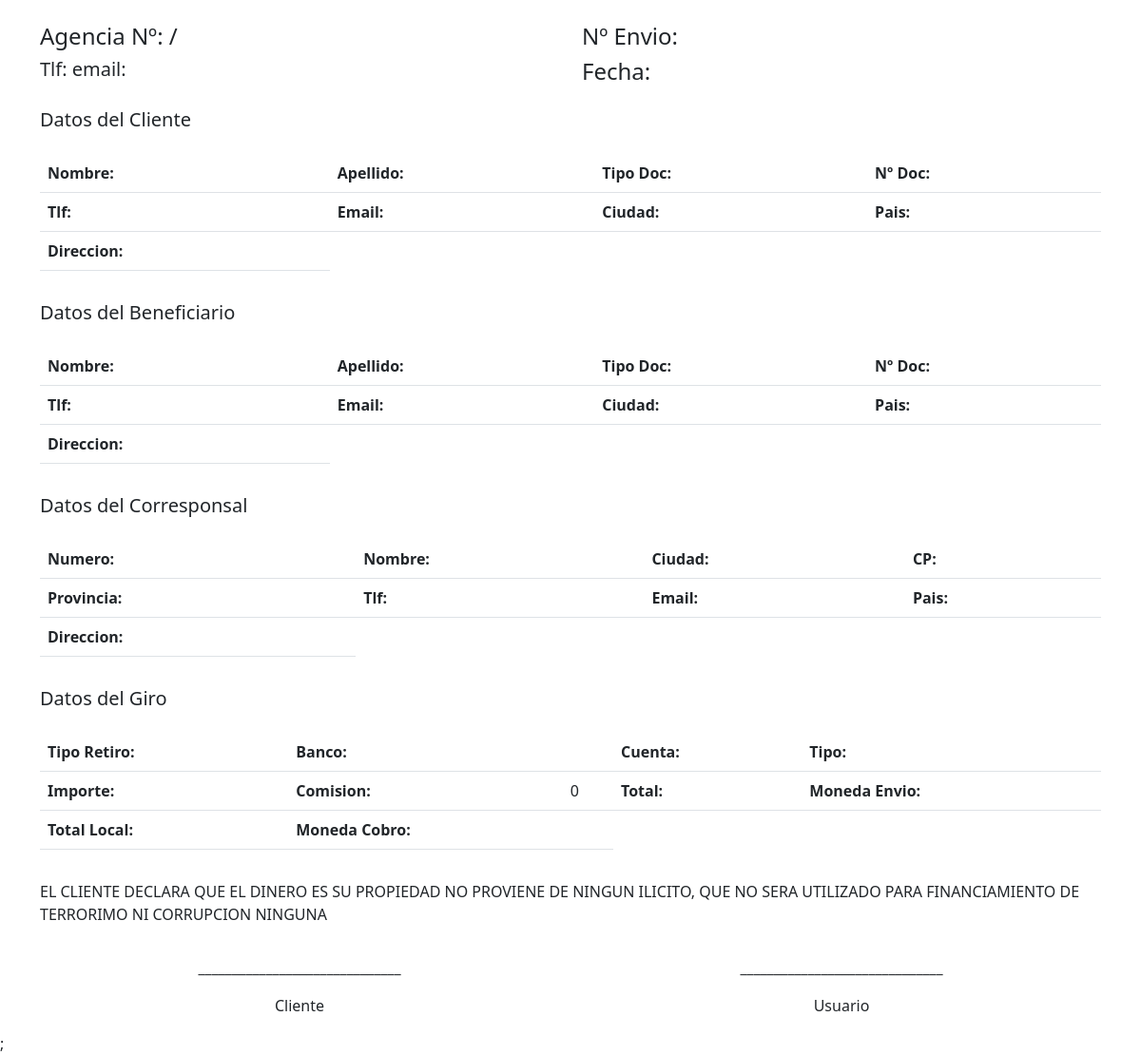
Page /facturax03.php on the earlier database version.
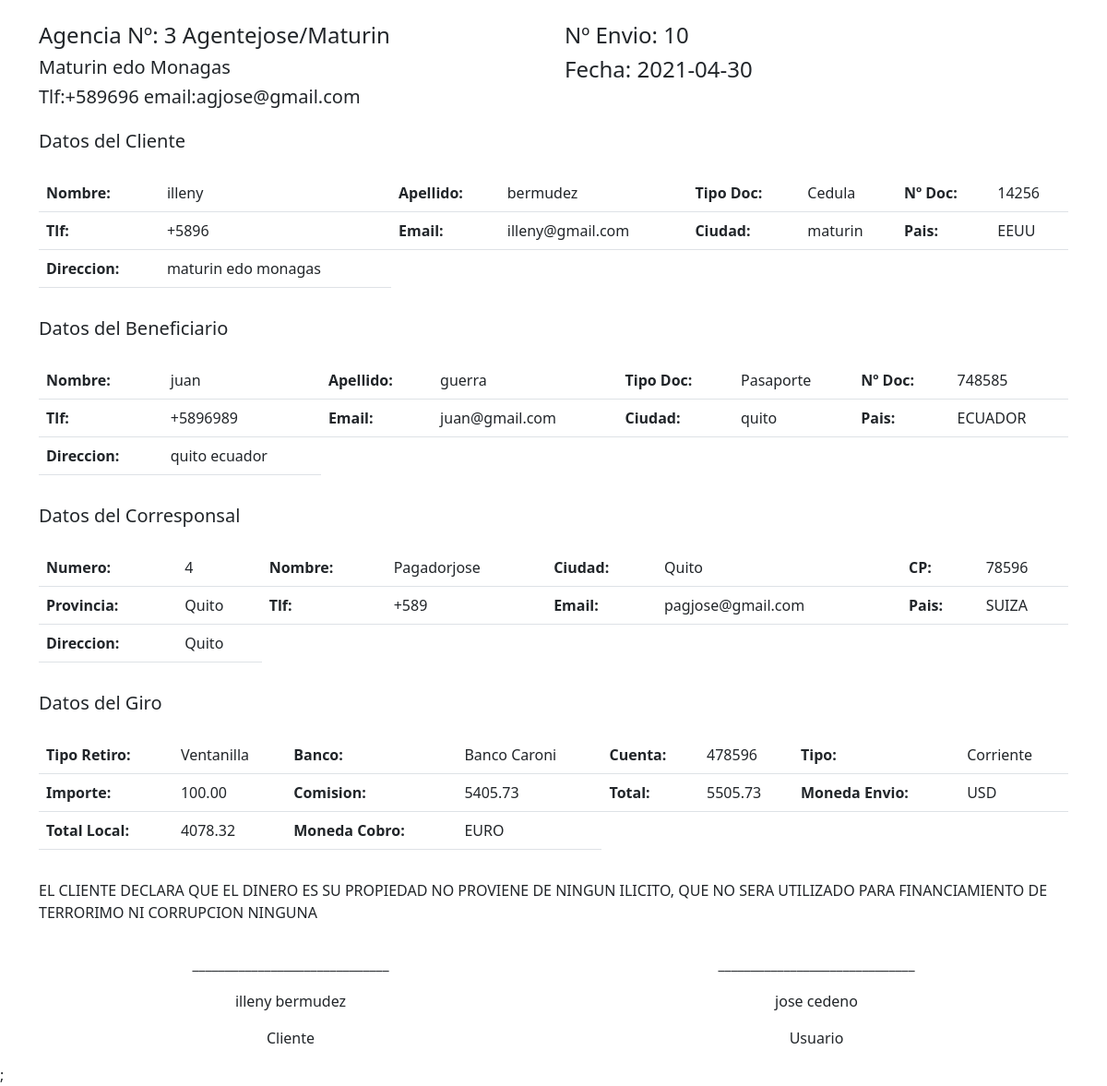
Same page on the later database version.
### tables this page shows
CREATE TABLE `pagador` (
  `idPagador` int(11) NOT NULL,
  `pagador` varchar(150) NOT NULL,
  `idPais` int(11) NOT NULL,
  `pa_provincia` varchar(150) NOT NULL,
  `pa_ciudad` varchar(150) NOT NULL,
  `pa_direccion` varchar(250) NOT NULL,
  `pa_tlf` varchar(50) NOT NULL,
  `pa_email` varchar(100) NOT NULL,
  `pa_cp` varchar(100) NOT NULL,
  `pa_Director` varchar(150) NOT NULL,
  `pa_tlfDirector` varchar(50) NOT NULL,
  `pa_emailDirector` varchar(100) NOT NULL,
  `pa_tlfEnvios` varchar(50) NOT NULL,
  `pa_emailEnvios` varchar(100) NOT NULL,
  `pa_GteContabilidad` varchar(150) NOT NULL,
  `pa_tlfContabilidad` varchar(50) NOT NULL,
  `pa_emailContabilidad` varchar(100) NOT NULL,
  `pa_horarios` varchar(250) NOT NULL,
  `pa_contrato` varchar(250) NOT NULL,
  `pa_inicioOperaciones` date NOT NULL,
  `pa_limite` int(11) NOT NULL,
  `pa_web` varchar(250) NOT NULL,
  `pa_conciliarCada` int(11) NOT NULL,
  `idMoneda` int(11) NOT NULL,
  `pa_comision` decimal(3,2) NOT NULL,
  `pa_fijo` decimal(10,2) NOT NULL,
  `idTipoComision` int(11) NOT NULL,
  `idTipoEmpresa` int(11) NOT NULL,
  `pa_tasa` decimal(20,2) NOT NULL,
  `pa_tipoCambio` decimal(20,2) NOT NULL,
  `pa_impuesto` decimal(20,2) NOT NULL,
  `idEstado` int(11) NOT NULL
);

CREATE TABLE `giro` (
  `idGiro` bigint(20) NOT NULL,
  `gi_fecha` date NOT NULL,
  `idUsuario` int(11) NOT NULL,
  `idCliente` int(11) NOT NULL,
  `idBeneficiario` int(11) NOT NULL,
  `idAgente` int(11) NOT NULL,
  `idPagador` int(11) NOT NULL,
  `idPais` int(11) NOT NULL,
  `gi_importe` decimal(65,2) NOT NULL,
  `gi_Total` decimal(65,2) NOT NULL,
  `gi_TotalLocal` decimal(65,2) NOT NULL,
  `idMonedaCobro` int(11) NOT NULL,
  `idMonedaPago` int(11) NOT NULL,
  `gi_tasa` decimal(65,2) NOT NULL,
  `gi_tipoCambio` decimal(65,2) NOT NULL,
  `gi_impuesto` decimal(10,2) NOT NULL,
  `idTipoRetiro` int(11) NOT NULL,
  `gi_Banco` varchar(200) NOT NULL,
  `gi_numCta` varchar(100) NOT NULL,
  `gi_TipoCuenta` varchar(50) NOT NULL,
  `idEstadoGiro` int(11) NOT NULL,
  `gi_clave` varchar(150) NOT NULL,
  `gi_comentario` varchar(250) NOT NULL,
  `comisionMatriz` decimal(65,2) NOT NULL,
  `comisionAgente` decimal(65,2) NOT NULL,
  `comisionCorresponsal` decimal(65,2) NOT NULL,
  `beneficio` decimal(65,2) NOT NULL,
  `TasaFrancoDolar` decimal(65,2) NOT NULL
);

CREATE TABLE `cliente` (
  `idCliente` int(11) NOT NULL,
  `cl_nombre` varchar(150) NOT NULL,
  `cl_apellido` varchar(150) NOT NULL,
  `cl_fechaNacimiento` date NOT NULL,
  `idPais` int(11) NOT NULL,
  `cl_provincia` varchar(150) NOT NULL,
  `cl_ciudad` varchar(150) NOT NULL,
  `cl_direccion` varchar(250) NOT NULL,
  `cl_tlf` varchar(50) NOT NULL,
  `cl_email` varchar(100) NOT NULL,
  `cl_identidad` varchar(50) NOT NULL,
  `idTipoIdentidad` int(11) NOT NULL,
  `cl_fechaEmision` date NOT NULL,
  `cl_fechaCaducidad` date NOT NULL,
  `cl_nacionalidad` varchar(150) NOT NULL,
  `cl_facebook` varchar(150) DEFAULT NULL,
  `cl_whatsapp` varchar(150) DEFAULT NULL,
  `cl_telegram` varchar(150) DEFAULT NULL,
  `cl_limite` int(11) NOT NULL,
  `idMoneda` int(11) NOT NULL,
  `idEstado` int(11) NOT NULL,
  `cl_doc_cedula` varchar(150) NOT NULL,
  `cl_doc_form` varchar(150) NOT NULL,
  `cl_doc_otro` varchar(150) NOT NULL
);

CREATE TABLE `identidad` (
  `idTipoIdentidad` int(11) NOT NULL,
  `tipoIdentidad` varchar(250) NOT NULL
);

CREATE TABLE `pais` (
  `idPais` int(11) NOT NULL,
  `pais` varchar(100) NOT NULL,
  `idMoneda` int(11) NOT NULL,
  `idMonedaEnvio` int(11) NOT NULL,
  `tipoCambio` decimal(65,2) NOT NULL,
  `porcentajeTipoCambio` decimal(20,2) NOT NULL,
  `fijo` decimal(65,2) NOT NULL,
  `porcentaje` decimal(20,2) NOT NULL,
  `idTipoComision` int(11) NOT NULL
);

CREATE TABLE `beneficiario` (
  `idBeneficiario` int(11) NOT NULL,
  `be_nombre` varchar(150) NOT NULL,
  `be_apellido` varchar(150) NOT NULL,
  `be_fechaNacimiento` date NOT NULL,
  `idPais` int(11) NOT NULL,
  `be_ciudad` varchar(150) NOT NULL,
  `be_direccion` varchar(250) NOT NULL,
  `be_tlf` varchar(50) NOT NULL,
  `be_email` varchar(100) NOT NULL,
  `be_identidad` varchar(50) NOT NULL,
  `idTipoIdentidad` int(11) NOT NULL,
  `be_nacionalidad` varchar(150) NOT NULL,
  `be_facebook` varchar(150) DEFAULT NULL,
  `be_whatsapp` varchar(150) DEFAULT NULL,
  `be_telegram` varchar(150) DEFAULT NULL,
  `be_numCuenta` varchar(50) NOT NULL,
  `idTipoCuenta` int(11) NOT NULL,
  `idBanco` int(11) NOT NULL,
  `idMoneda` int(11) NOT NULL,
  `idEstado` int(11) NOT NULL
);

CREATE TABLE `tiporetiro` (
  `idTipoRetiro` int(11) NOT NULL,
  `tipoRetiro` varchar(50) NOT NULL
);

CREATE TABLE `monedaenvio` (
  `idMonedaEnvio` int(11) NOT NULL,
  `mo_codigo` varchar(100) NOT NULL,
  `moneda` varchar(250) NOT NULL
);

CREATE TABLE `moneda` (
  `idMoneda` int(11) NOT NULL,
  `mo_codigo` varchar(50) NOT NULL,
  `moneda` varchar(100) NOT NULL
);

CREATE TABLE `usuario` (
  `idUsuario` int(11) NOT NULL,
  `us_nombre` varchar(150) NOT NULL,
  `us_apellido` varchar(150) NOT NULL,
  `us_direccion` varchar(250) NOT NULL,
  `us_tlf` varchar(50) NOT NULL,
  `us_email` varchar(100) NOT NULL,
  `us_clave` varchar(250) NOT NULL,
  `us_identificacion` varchar(100) NOT NULL,
  `us_ciudad` varchar(150) NOT NULL,
  `idPagador` int(11) NOT NULL,
  `idTipoRol` int(11) NOT NULL,
  `idEstado` int(11) NOT NULL
);

### facturax03.php (the view, shortened to what the changed rows need)
<?php
require_once('conexion.php');
$idGiro = isset($_REQUEST['idGiro']) ? intval(htmlentities($_REQUEST['idGiro'])) : 10;
$sql = "SELECT h.*
  FROM giro AS g
  JOIN pagador AS h ON g.idAgente = h.idPagador
  WHERE idGiro = ?
  ";
$sentencia = $mbd->prepare($sql);
$sentencia->execute(array($idGiro));
$agente = $sentencia->fetchAll(PDO::FETCH_ASSOC);
$sql = "SELECT h.* FROM giro AS g
  JOIN usuario AS h ON g.idUsuario = h.idUsuario
  WHERE idGiro = ?";
$sentencia = $mbd->prepare($sql);
$sentencia->execute(array($idGiro));
$usuario = $sentencia->fetchAll(PDO::FETCH_ASSOC);
$sql = "SELECT g.*,h.mo_codigo AS Cobro,m.mo_codigo AS Envio,r.tipoRetiro
  FROM giro AS g
  JOIN pais AS p ON g.idPais = p.idPais
  JOIN moneda AS h ON g.idMonedaCobro = h.idMoneda
  JOIN monedaenvio AS m ON g.idMonedaPago = m.idMonedaEnvio
  JOIN tiporetiro AS r ON g.idTipoRetiro = r.idTipoRetiro WHERE idGiro = ?";
$sentencia = $mbd->prepare($sql);
$sentencia->execute(array($idGiro));
$resultado = $sentencia->fetchAll(PDO::FETCH_ASSOC);
$idCliente = $resultado[0]['idCliente'];
$sql = "SELECT *, i.tipoIdentidad  FROM cliente AS c
JOIN identidad AS i ON c.idTipoIdentidad = i.idTipoIdentidad
JOIN pais AS p ON c.idPais = p.idPais
WHERE idCliente = ?";
$sentencia = $mbd->prepare($sql);
$sentencia->execute(array($idCliente));
$cliente = $sentencia->fetchAll(PDO::FETCH_ASSOC);
$idBeneficiario = $resultado[0]['idBeneficiario'];
$sql = "SELECT *, i.tipoIdentidad  FROM beneficiario AS c
JOIN identidad AS i ON c.idTipoIdentidad = i.idTipoIdentidad
JOIN pais AS p ON c.idPais = p.idPais
WHERE idBeneficiario = ?";
$sentencia = $mbd->prepare($sql);
$sentencia->execute(array($idBeneficiario));
$beneficiario = $sentencia->fetchAll(PDO::FETCH_ASSOC);
$idPagador = $resultado[0]['idPagador'];
$sql = "SELECT * FROM pagador AS c
JOIN pais AS p ON c.idPais = p.idPais
WHERE idPagador = ?";
$sentencia = $mbd->prepare($sql);
$sentencia->execute(array($idPagador));
$corresponsal = $sentencia->fetchAll(PDO::FETCH_ASSOC);
?>
<!DOCTYPE html>
<html lang="es">
<head>
  <link rel="stylesheet" href="css/bootstrap.min.css">
</head>
<body>
  <div class="container">
    <div class="row pt-4">
      <div class="col-md-6">
        <h4>Agencia Nº: <?php echo $agente[0]['idPagador'] . " " . $agente[0]['pagador'] . "/" . $agente[0]['pa_ciudad'] ?> </h4>
        <h5><?php echo $agente[0]['pa_direccion'] ?></h5>
        <h5><?php echo "Tlf:" . $agente[0]['pa_tlf'] . " email:" . $agente[0]['pa_email'] ?></h5>
      </div>
      <div class="col-md-6">
        <h4>Nº Envio: <?php echo $resultado[0]['idGiro'] ?></h4>
        <h4> Fecha: <?php echo $resultado[0]['gi_fecha'] ?></h4>
      </div>
    </div>
    <div class="row mt-3">
      <div class="col-md-12">
        <div class="table-responsive pt-3">
          <table class="table">
            <tr>
              <th>Nombre:</th>
              <td><?php echo $cliente[0]['cl_nombre'] ?></td>
              <th>Apellido:</th>
              <td><?php echo $cliente[0]['cl_apellido'] ?></td>
              <th>Tipo Doc:</th>
              <td><?php echo $cliente[0]['tipoIdentidad'] ?></td>
              <th>Nº Doc:</th>
              <td><?php echo $cliente[0]['cl_identidad'] ?></td>
            </tr>
            <tr>
              <th>Tlf:</th>
              <td><?php echo $cliente[0]['cl_tlf'] ?></td>
              <th>Email:</th>
              <td><?php echo $cliente[0]['cl_email'] ?></td>
              <th>Ciudad:</th>
              <td><?php echo $cliente[0]['cl_ciudad'] ?></td>
              <th>Pais:</th>
              <td><?php echo $cliente[0]['pais'] ?></td>
            </tr>
            <tr>
              <th>Direccion:</th>
              <td><?php echo $cliente[0]['cl_direccion'] ?></td>
            </tr>
          </table>
        </div>
      </div>
    </div>
    <div class="row mt-3">
      <div class="col-md-12">
        <div class="table-responsive pt-3">
          <table class="table">
            <tr>
              <th>Nombre:</th>
              <td><?php echo $beneficiario[0]['be_nombre'] ?></td>
              <th>Apellido:</th>
              <td><?php echo $beneficiario[0]['be_apellido'] ?></td>
              <th>Tipo Doc:</th>
              <td><?php echo $beneficiario[0]['tipoIdentidad'] ?></td>
              <th>Nº Doc:</th>
              <td><?php echo $beneficiario[0]['be_identidad'] ?></td>
            </tr>
            <tr>
              <th>Tlf:</th>
              <td><?php echo $beneficiario[0]['be_tlf'] ?></td>
              <th>Email:</th>
              <td><?php echo $beneficiario[0]['be_email'] ?></td>
              <th>Ciudad:</th>
              <td><?php echo $beneficiario[0]['be_ciudad'] ?></td>
              <th>Pais:</th>
              <td><?php echo $beneficiario[0]['pais'] ?></td>
            </tr>
            <tr>
              <th>Direccion:</th>
              <td><?php echo $beneficiario[0]['be_direccion'] ?></td>
            </tr>
          </table>
        </div>
      </div>
    </div>
    <div class="row mt-3">
      <div class="col-md-12">
        <div class="table-responsive pt-3">
          <table class="table">
            <tr>
              <th>Numero:</th>
              <td><?php echo $corresponsal[0]['idPagador'] ?></td>
              <th>Nombre:</th>
              <td><?php echo $corresponsal[0]['pagador'] ?></td>
              <th>Ciudad:</th>
              <td><?php echo $corresponsal[0]['pa_ciudad'] ?></td>
              <th>CP:</th>
              <td><?php echo $corresponsal[0]['pa_cp'] ?></td>
            </tr>
            <tr>
              <th>Provincia:</th>
              <td><?php echo $corresponsal[0]['pa_provincia'] ?></td>
              <th>Tlf:</th>
              <td><?php echo $corresponsal[0]['pa_tlf'] ?></td>
              <th>Email:</th>
              <td><?php echo $corresponsal[0]['pa_email'] ?></td>
              <th>Pais:</th>
              <td><?php echo $corresponsal[0]['pais'] ?></td>
            </tr>
            <tr>
              <th>Direccion:</th>
              <td><?php echo $corresponsal[0]['pa_direccion'] ?></td>
            </tr>
          </table>
        </div>
      </div>
    </div>
    <div class="row mt-3">
      <div class="col-md-12">
        <div class="table-responsive pt-3">
          <table class="table">
            <tr>
              <th>Tipo Retiro:</th>
              <td><?php echo $resultado[0]['tipoRetiro'] ?></td>
              <th>Banco:</th>
              <td><?php echo $resultado[0]['gi_Banco'] ?></td>
              <th>Cuenta:</th>
              <td><?php echo $resultado[0]['gi_numCta'] ?></td>
              <th>Tipo:</th>
              <td><?php echo $resultado[0]['gi_TipoCuenta'] ?></td>
            </tr>
            <tr>
              <th>Importe:</th>
              <td><?php echo $resultado[0]['gi_importe'] ?></td>
              <th>Comision:</th>
              <td><?php echo $resultado[0]['gi_Total'] - $resultado[0]['gi_importe'] ?></td>
              <th>Total:</th>
              <td><?php echo $resultado[0]['gi_Total'] ?></td>
              <th>Moneda Envio:</th>
              <td><?php echo $resultado[0]['Envio'] ?></td>
            </tr>
            <tr>
              <th>Total Local:</th>
              <td><?php echo $resultado[0]['gi_TotalLocal'] ?></td>
              <th>Moneda Cobro:</th>
              <td><?php echo $resultado[0]['Cobro'] ?></td>
            </tr>
          </table>
        </div>
      </div>
    </div>
    <div class="row mt-3 justify-content-center">
      <div class="col-md-6">
        <p class="text-center">______________________________</p>
        <p class="text-center"><?php echo $cliente[0]['cl_nombre'] . " " . $cliente[0]['cl_apellido'] ?></p>
        <p class="text-center">Cliente</p>
      </div>
      <div class="col-md-6">
        <p class="text-center">______________________________</p>
        <p class="text-center"><?php echo $usuario[0]['us_nombre'] . " " . $usuario[0]['us_apellido'] ?></p>
        <p class="text-center">Usuario</p>
      </div>
    </div>
  </div>;
</body>
</html>

Differences in the rows shown:
now on this page (row edited): pagador: idPagador "3", pagador "Agentejose", pa_ciudad "Maturin", pa_direccion "Maturin edo Monagas", pa_tlf "+589696", pa_email "agjose@gmail.com"
added giro: idGiro "10", gi_fecha "2021-04-30", idTipoRetiro.tipoRetiro "Ventanilla", gi_Banco "Banco Caroni", gi_numCta "478596", gi_TipoCuenta "Corriente", gi_importe "100.00", $resultado[0]['gi_Total'] - $resultado[0]['gi_importe'] "5405.73", gi_Total "5505.73", idMonedaPago.mo_codigo "USD", gi_TotalLocal "4078.32", idMonedaCobro.mo_codigo "EURO"
now on this page (row edited): cliente: cl_nombre "illeny", cl_apellido "bermudez", idTipoIdentidad.tipoIdentidad "Cedula", cl_identidad "14256", cl_tlf "+5896", cl_email "illeny@gmail.com", cl_ciudad "maturin", idPais.pais "EEUU", cl_direccion "maturin edo monagas"
now on this page (row unchanged): beneficiario: be_nombre "juan", be_apellido "guerra", idTipoIdentidad.tipoIdentidad "Pasaporte", be_identidad "748585", be_tlf "+5896989", be_email "juan@gmail.com", be_ciudad "quito", idPais.pais "ECUADOR", be_direccion "quito ecuador"
now on this page (row edited): pagador: idPagador "4", pagador "Pagadorjose", pa_ciudad "Quito", pa_cp "78596", pa_provincia "Quito", pa_tlf "+589", pa_email "pagjose@gmail.com", idPais.pais "SUIZA", pa_direccion "Quito"
now on this page (row edited): usuario: us_nombre "jose", us_apellido "cedeno"
Other differences:
$resultado[0]['gi_Total'] - $resultado[0]['gi_importe']: "0" → (not shown)
